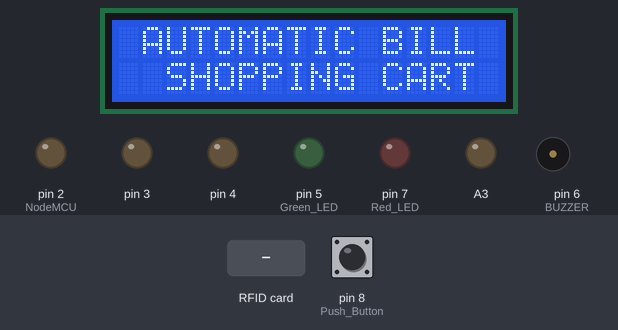
This sketch was run on a simulated Arduino Nano, built with avr-gcc and run on an emulated ATmega328P. On the bench: 16×2 character LCD, output pins drawn as LEDs (lit = HIGH), buzzer (waves = sounding, pin HIGH). The inputs (shaded band) are chosen by the test bench; at power-on: pin 8 (Push_Button) HIGH. Pins used as bus, display or sensor lines are not drawn; what the sketch prints to the serial monitor is not drawn.

Above: at 2.2 s.
At 5.3 s:
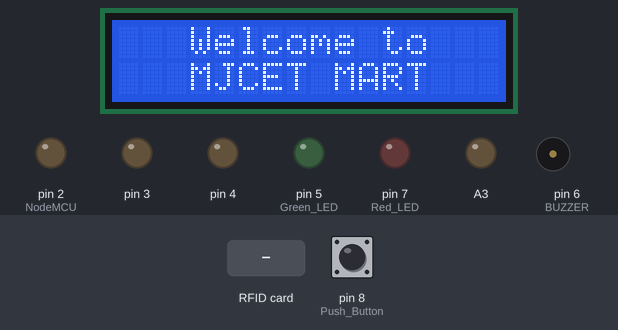
5.4 s: RFID card 5E 7A 19 C4 held to the reader
At 6.2 s:
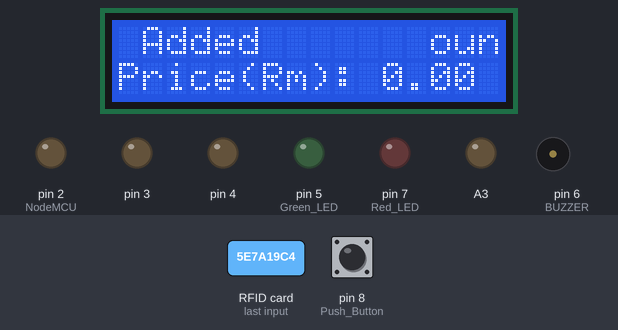
At 8.0 s:
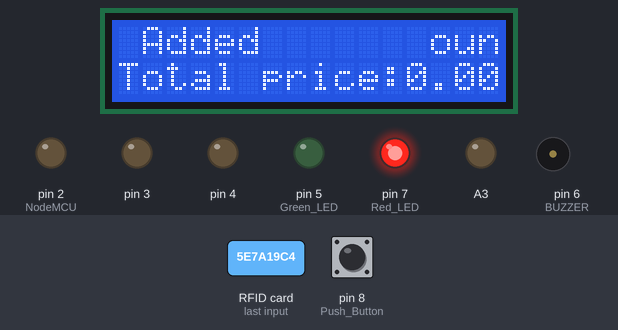
Timing chart, 0 to 10.5 s (numbered marks = the images above; inputs shaded):
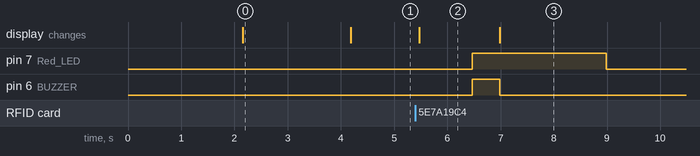

The sketch:

smartRetailArduino.ino
```cpp
#include <SPI.h>
#include <RFID.h>

#define SS_PIN 10
#define RST_PIN 9
RFID rfid(SS_PIN, RST_PIN);
#include <Arduino.h>
#include <LiquidCrystal_I2C.h>
#include <Wire.h>
#include <ArduinoJson.h>


LiquidCrystal_I2C lcd(0x27, 16, 2);

String rfidCard;
int a;

String Bill;
double total = 0;
int count_prod = 0;

void setup() {
       // Initiate the serial communication
  Serial.begin(9600);
  Serial.println("Starting the RFID Reader...");
    Serial.println("CLEARDATA");
    Serial.println("Product    Price     Total");
  SPI.begin();
  rfid.init();

  pinMode(9, OUTPUT);
  pinMode(8,INPUT_PULLUP);    //Push Button
  pinMode(5, OUTPUT);         //Green LED
  pinMode(6, OUTPUT);         //BUZZER
  pinMode(7, OUTPUT);         //Red LED
  pinMode(2,OUTPUT);          //NodeMCU
  pinMode(3,OUTPUT);
  pinMode(4,OUTPUT);
  pinMode(A3,OUTPUT);
  pinMode(A7,OUTPUT);
  double total=0;
// Initialization


 lcd.begin();
  lcd.backlight();
  lcd.setCursor(0, 0);
  lcd.print(" AUTOMATIC BILL");
  delay (2000);
  lcd.setCursor(0, 1);
  lcd.print("  SHOPPING CART       ");
  delay (2000);
  lcd.clear();
  lcd.setCursor(0, 0);
  lcd.print("   Welcome to ");
  lcd.setCursor(0, 1);
  lcd.print("   MJCET MART  ");

}

void loop() {
  String prod="";
  double price=0.00;
  int a=digitalRead(8);
  if (rfid.isCard()) {
    if (rfid.readCardSerial()) {
      rfidCard = String(rfid.serNum[0]) + " " + String(rfid.serNum[1]) + " " + String(rfid.serNum[2]) + " " + String(rfid.serNum[3]);

      if (rfidCard == "211 244 99 151")
      {
        prod="Milk  ";
        price=30.00;
        digitalWrite(4,HIGH);
        delay(1000);
        digitalWrite(4,LOW);


        Serial.println(rfidCard);
      }


     else if(rfidCard == "178 196 235 25")
      {
        prod="Coca Cola";
        price=39.00;
        digitalWrite(3,HIGH);
        delay(1000);
        digitalWrite(3,LOW);

        Serial.println(rfidCard);
      }

      else if (rfidCard == "225 192 104 25")
      {
        prod="Trimmer";
        price=400.00;

        digitalWrite(2,HIGH);
        delay(1000);
        digitalWrite(2,LOW);
        Serial.println(rfidCard);
      }

      else if (rfidCard == "179 33 94 10")
      {
        prod="Sugar";
        price=50.00;
        digitalWrite(5,HIGH);
        delay(1000);
        digitalWrite(5,LOW);

        Serial.println(rfidCard);
      }

      else if (rfidCard == "211 58 95 25")
      {
        prod="Battery";
        price=80.00;
        digitalWrite(A3,HIGH);
        delay(1000);
       digitalWrite(A3,LOW);

        Serial.println(rfidCard);
      }

      else
      {
      lcd.setCursor(0, 0);
        lcd.print("Product Not Found       ");
      }


        if(a==1)
        {
        lcd.setCursor(0,0);
        lcd.print((String)prod + " Added       ");
        lcd.setCursor(0, 1);
        lcd.print("Price(Rm): ");
        lcd.print(price);
        digitalWrite(A7,HIGH);
        digitalWrite(6,LOW);
        digitalWrite(7,LOW);
        delay(1000);
        total = total + price;

        count_prod++;
        digitalWrite(A7,LOW);
        digitalWrite(6,HIGH);
        digitalWrite(7,HIGH);
        delay(500);
        }
        else if(a==0)
      {
        price=-price;
        lcd.setCursor(0, 0);
        lcd.print((String)prod+" Removed       ");
        digitalWrite(A7,LOW);
        digitalWrite(6,LOW);
        digitalWrite(7,HIGH);
        delay(1000);
        total = total + price;
        count_prod--;
        digitalWrite(A7,HIGH);
        digitalWrite(6,HIGH);
        digitalWrite(7,LOW);
        delay(500);
      }
        lcd.setCursor(0, 1);
        lcd.print("Total price:");
        lcd.print(total);
        digitalWrite(A7,HIGH);
        digitalWrite(6,LOW);
        digitalWrite(7,HIGH);
        delay(2000);
        digitalWrite(A7,LOW);
        digitalWrite(6,LOW);
        digitalWrite(7,LOW);
        delay(1000);
        Bill=((String)prod +  "........"+ "  "  +  price+  "........   " + "   "  +  total);
        Serial.println(Bill);

    }
    rfid.halt();
  }
}
```

Measured:
- after the input at 5.4 s, pin 7 (Red_LED): LOW → HIGH after 1.1 s, → LOW 2.5 s later; pin 6 (BUZZER): LOW → HIGH after 1.1 s, → LOW 0.52 s later; the display: changes after 0.07 s (image 2)
- what the display in image 0 shows lasts 2.0 s, from 2.2 s to 4.2 s
- what the display in image 2 shows lasts 1.5 s, from 5.5 s to 7.0 s
